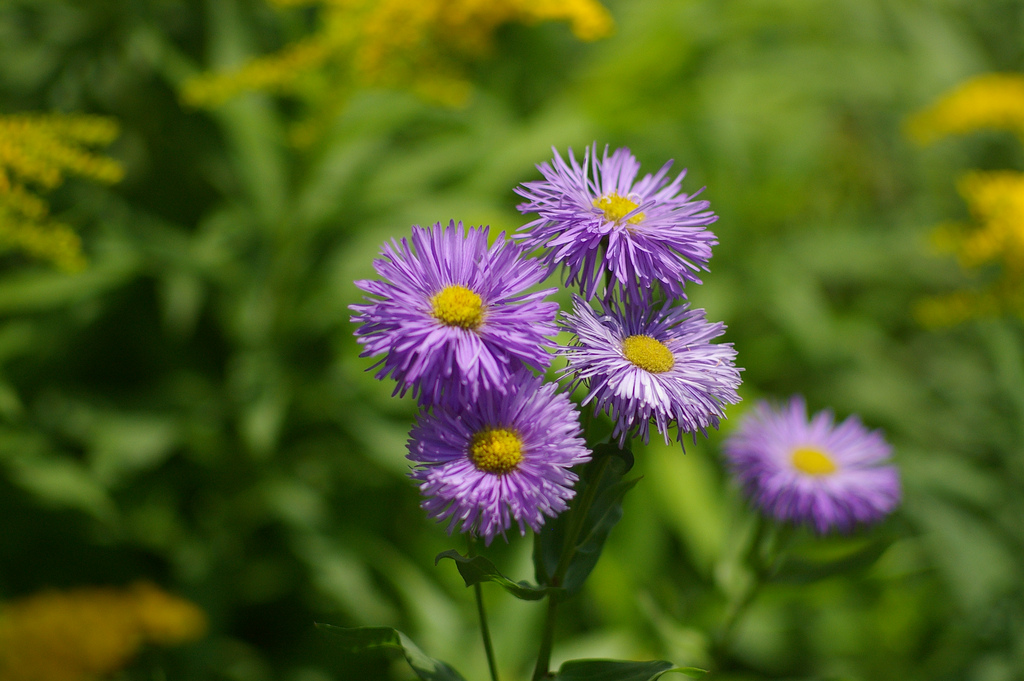
#> input picture SIP/ass5/f.png, 1024 x 681 px
$ python code.py
#> lines starting #> are read from the running program, lines starting #| are printed output that depends on the picture
"""
import numpy as np
from sklearn.neighbors import KNeighborsClassifier

XTrain = np.loadtxt('SIPdiatomsTrain.txt', delimiter=',')
XTest = np.loadtxt('SIPdiatomsTest.txt', delimiter=',')
XTrainL = np.loadtxt('SIPdiatomsTrain_classes.txt', delimiter=',')
XTestL = np.loadtxt('SIPdiatomsTest_classes.txt', delimiter=',')

knn = KNeighborsClassifier()
knn.fit(XTrain, XTrainL)

Pred_labels = knn.predict(XTest)
acc = sum(Pred_labels==XTestL) / len(XTestL)
print(acc)
"""

import numpy as np
import matplotlib.pyplot as plt
from skimage import color
from skimage import io


np.random.seed(seed=10)
f = np.random.uniform(0, 1, 48)
f = np.resize(f, (9, 9))
f[4, 4] = 1


def shift(f, direction, boundary = "black"):
  (rows, cols) = f.shape
  (rshift, cshift) = direction
  (rshift, cshift) = (int(np.round(rshift)), int(np.round(cshift)))
  val = 0
  if boundary == "black":
    val = 0
  if boundary == "white":
    val = 1
  max_val = np.max(np.absolute((rshift, cshift)))
  fn = np.pad(f, max_val, "constant", constant_values = val)
  d = np.abs(direction)
  result = np.zeros(f.shape)
  for r in range(rows):
    for c in range(cols):
        result[r, c] = fn[-rshift + r + max_val, -cshift + c + max_val]
  return result


def transform(f, degree, scale, xshift, yshift):
  result = np.zeros(f.shape)
  rows, columns = f.shape
  for r in range(rows):
    for c in range(columns):
      (x, y) = (c, r)
      (x, y) = x - xshift, y - yshift
      (x, y) = (x / scale, y / scale)
      unrot = np.array([[np.cos(degree), -np.sin(degree)], [np.sin(degree), np.cos(degree)]]).T
      temp = np.matmul(unrot, np.array([x, y]))
      (x, y) = temp[0], temp[1]
      (x, y) = int(np.round(x)), int(np.round(y))
      result[r, c] = f[y, x] if x in range(columns) and y in range(rows) else 0
  return result


f = np.rot90(color.rgb2gray(io.imread('f.png', plugin='pil')), 2)
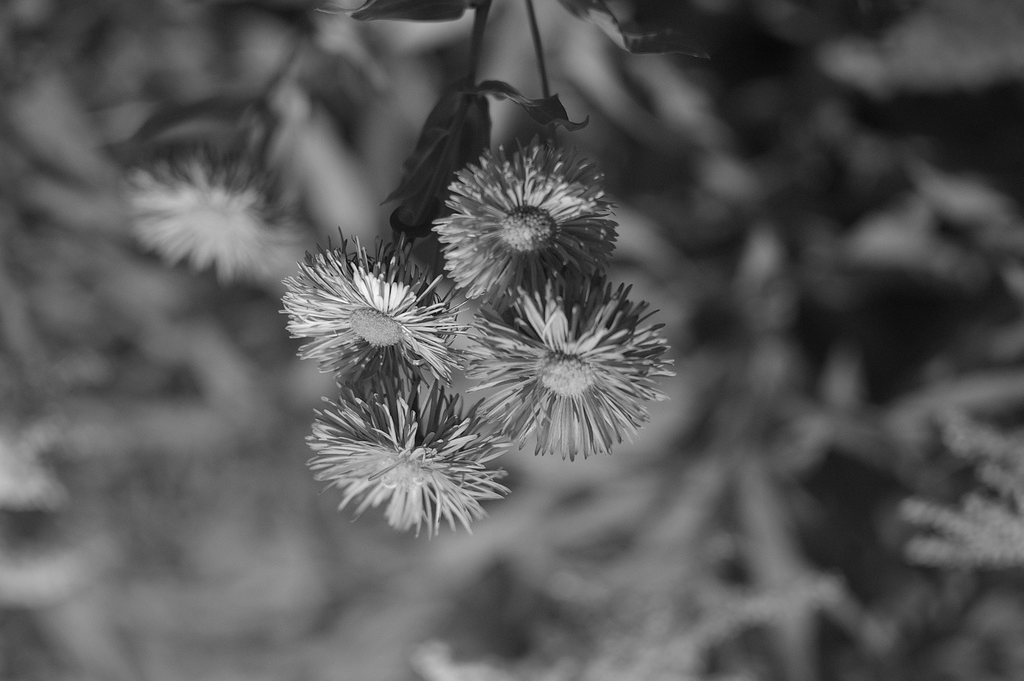
#> f: shape (681, 1024) float64; min 0.0288, max 1, mean 0.345
print(f.shape)
#| (681, 1024)
r = (transform(f, 0, 1, .6, 1.2))
r = (transform(f, np.pi / 8, 0.7, 4.6, 2.7))
#> call 2 of transform, with degree = 0.393, scale = 0.7, xshift = 4.6, yshift = 2.7
#> after the loop in transform (call 2), `for r in range(rows):`:
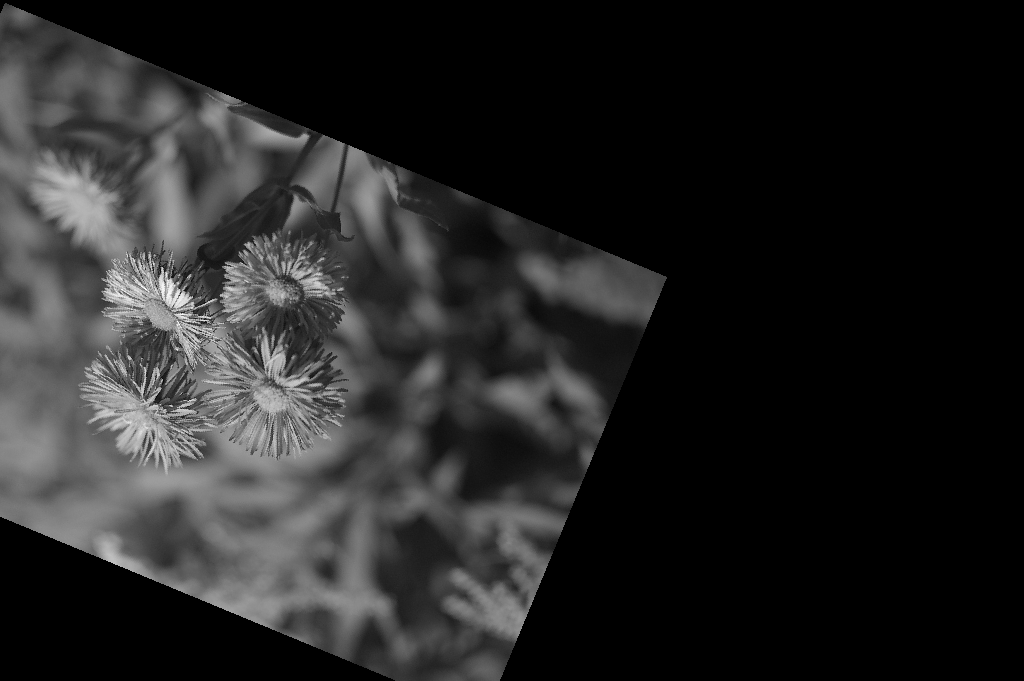
#> result: shape (681, 1024) float64; min 0, max 1, mean 0.143
#r = (transform(fo, np.pi / 25, 1, 0, 0))


fig, ax = plt.subplots(1, 2)
ax[0].imshow(f, vmin = 0, vmax = 1, cmap = "gray", origin = "lower")
ax[1].imshow(r, vmin = 0, vmax = 1, cmap = "gray", origin = "lower")
ax[0].set_title("Original Image")
ax[1].set_title("Transformed Image")
ax[0].axis('off')
ax[1].axis('off')

plt.show()
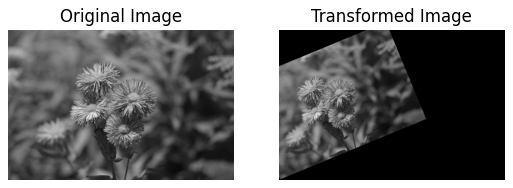
#> figure drawn by matplotlib, 2 panels
